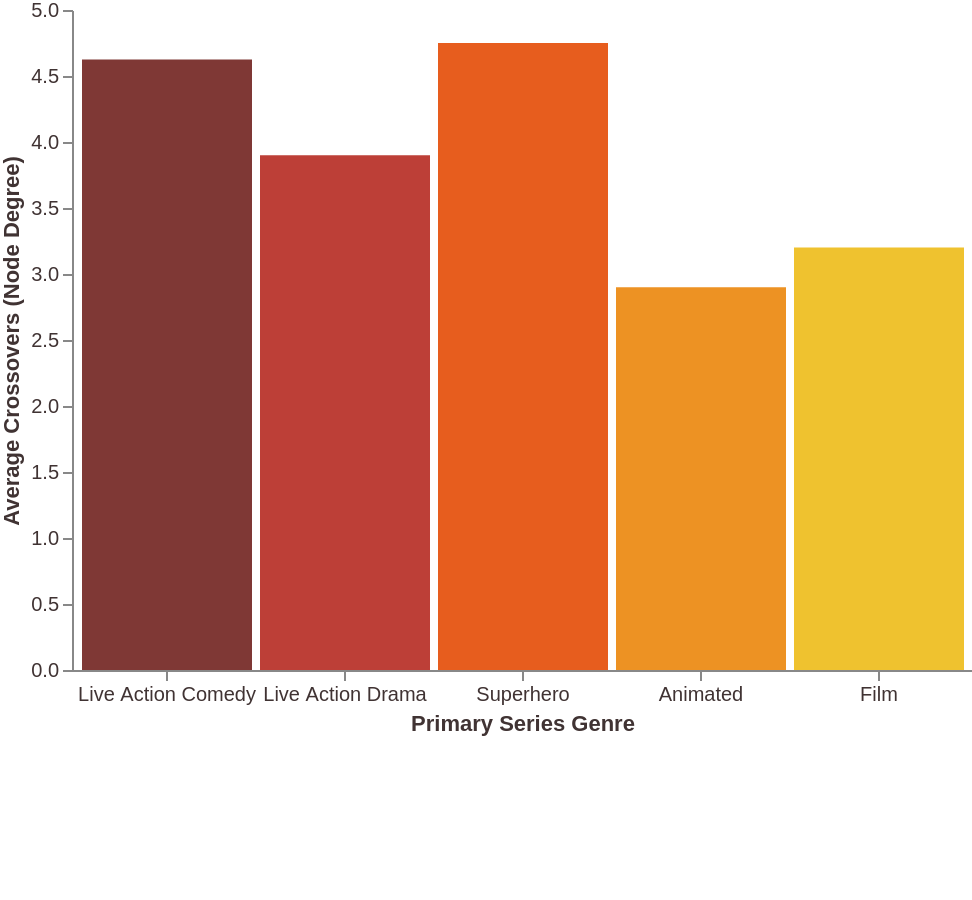

Express this chart as Vega-Lite.
### Vega specification from a JSON file in a GitHub repository (floating-point values rounded to 4 significant figures)
{"$schema": "https://vega.github.io/schema/vega/v5.json", "description": "A basic bar chart example, with value labels shown upon mouse hover.", "width": 450, "height": 330, "padding": {"left": 0, "top": 0, "right": 0, "bottom": 83}, "data": [{"name": "table", "values": [{"category": "Live Action Comedy", "Average Crossovers (Node Degree)": 4.625, "Average Disjoint Graphs Formed": 1.125}, {"category": "Live Action Drama", "Average Crossovers (Node Degree)": 3.9, "Average Disjoint Graphs Formed": 1.35}, {"category": "Superhero", "Average Crossovers (Node Degree)": 4.75, "Average Disjoint Graphs Formed": 1.0}, {"category": "Animated", "Average Crossovers (Node Degree)": 2.9, "Average Disjoint Graphs Formed": 1.8}, {"category": "Film", "Average Crossovers (Node Degree)": 3.2, "Average Disjoint Graphs Formed": 1.2}], "transform": [{"type": "formula", "as": "chosen", "expr": "datum[BarVariable]"}]}], "signals": [{"name": "BarVariable", "value": "Average Crossovers (Node Degree)", "bind": {"input": "select", "options": ["Average Crossovers (Node Degree)", "Average Disjoint Graphs Formed"]}}, {"name": "tooltip", "value": {}, "on": [{"events": "rect:mouseover", "update": "datum"}, {"events": "rect:mouseout", "update": "{}"}]}], "scales": [{"name": "color", "type": "ordinal", "domain": {"data": "table", "field": "category"}, "range": {"scheme": "darkred"}}, {"name": "xscale", "type": "band", "domain": {"data": "table", "field": "category"}, "range": "width", "padding": 0.05, "round": true}, {"name": "yscale", "domain": {"data": "table", "field": "chosen"}, "nice": true, "range": "height"}], "axes": [{"orient": "bottom", "scale": "xscale", "title": "Primary Series Genre", "titleColor": "#403333", "labelColor": "#403333"}, {"orient": "left", "scale": "yscale", "title": {"signal": "BarVariable"}, "titleColor": "#403333", "labelColor": "#403333"}], "marks": [{"type": "rect", "from": {"data": "table"}, "encode": {"enter": {"x": {"scale": "xscale", "field": "category"}, "width": {"scale": "xscale", "band": 1}, "y2": {"scale": "yscale", "value": 0}, "y": {"scale": "yscale", "field": "chosen"}}, "update": {"fill": {"scale": "color", "field": "category"}, "y": {"scale": "yscale", "field": "chosen"}, "y2": {"scale": "yscale", "value": 0}, "fillOpacity": {"value": 1}}, "hover": {"fillOpacity": {"value": 0.5}}}}, {"type": "text", "encode": {"enter": {"align": {"value": "center"}, "baseline": {"value": "top"}, "fill": {"value": "#403333"}, "fontStyle": {"value": "bold"}, "fontSize": {"value": 12}}, "update": {"x": {"scale": "xscale", "signal": "tooltip.category", "band": 0.5}, "y": {"scale": "yscale", "signal": "tooltip.chosen", "offset": 10}, "text": {"signal": "tooltip.chosen"}, "fillOpacity": [{"test": "datum === tooltip", "value": 0}, {"value": 1}]}}}]}
